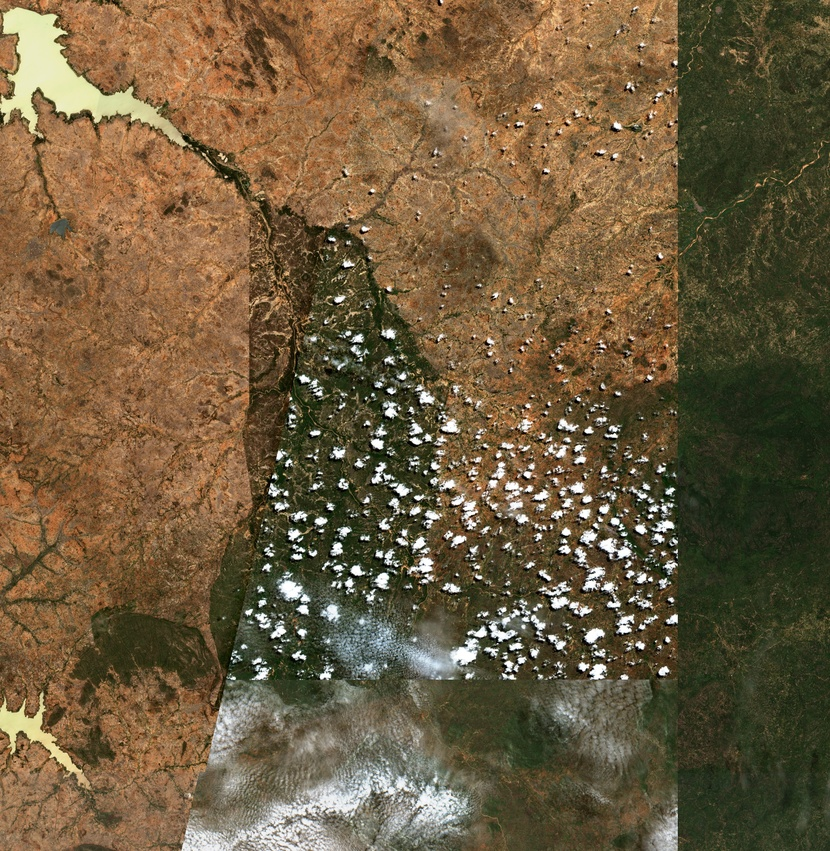
#> input picture images/colour1.jpeg, 830 x 851 px, shrunk from 2421 x 2482 before the run, found by its file name; its folder holds only this picture in this run
$ python classification.py
#> lines starting #> are read from the running program, lines starting #| are printed output that depends on the picture; after the words box and inside, x2 and y2 are one past the last pixel; in counts of white or black regions, pixels touching at a corner belong together
#> further down, image is the input picture: shape (851, 830, 3); mean B, G, R 62.6, 91.9, 110.3
import os
import cv2
import numpy as np
from skimage.feature import local_binary_pattern

# Define color thresholds
def classify_image(image):
    if image is None:
        print("Error: Image not loaded properly.")
        return 'unknown'

    # Convert image to HSV color space for better color recognition
    hsv_image = cv2.cvtColor(image, cv2.COLOR_BGR2HSV)
#> hsv_image: shape (851, 830, 3); mean H, S, V 25.3, 119.2, 112.1

    # Adjusted HSV color ranges for different environments
    green_range = ((35, 20, 20), (85, 255, 255))  # Rainforest (green, with lower brightness threshold)
    yellow_range = ((15, 40, 40), (35, 255, 255))  # Desert (yellow-tan, more sensitive)
    blue_range = ((85, 30, 30), (135, 255, 255))  # Ocean (expanded blue range)

    # Function to calculate percentage of pixels in a given color range
    def calculate_color_percentage(hsv_img, lower_bound, upper_bound):
#> called with lower_bound = (35, 20, 20), upper_bound = (85, 255, 255)
        mask = cv2.inRange(hsv_img, np.array(lower_bound), np.array(upper_bound))
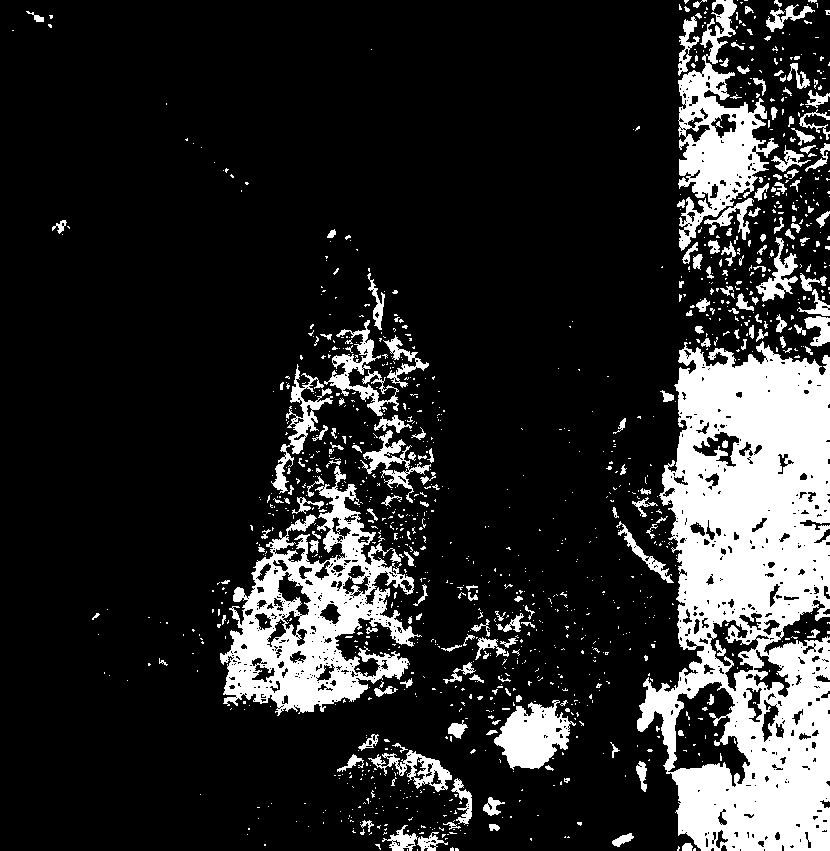
#> mask: shape (851, 830); 17.3% white; 1223 white regions (1032 under 20 px), largest, box (x1, y1, x2, y2) and area: (637, 341, 830, 851) 63396, (220, 466, 422, 716) 19259, (678, 0, 779, 251) 9216
        color_pixels = cv2.countNonZero(mask)
#> color_pixels = 121917
        total_pixels = hsv_img.shape[0] * hsv_img.shape[1]
#> total_pixels = 706330
        return (color_pixels / total_pixels) * 100

    # Calculate the percentage of each color
    green_percentage = calculate_color_percentage(hsv_image, *green_range)
#> green_percentage = 17.26
    yellow_percentage = calculate_color_percentage(hsv_image, *yellow_range)
#> call 2 of calculate_color_percentage, with lower_bound = (15, 40, 40), upper_bound = (35, 255, 255)
#> in calculate_color_percentage (call 2), `mask = cv2.inRange(hsv_img, np.array(lower_bound), np.array(upper_boun..`:
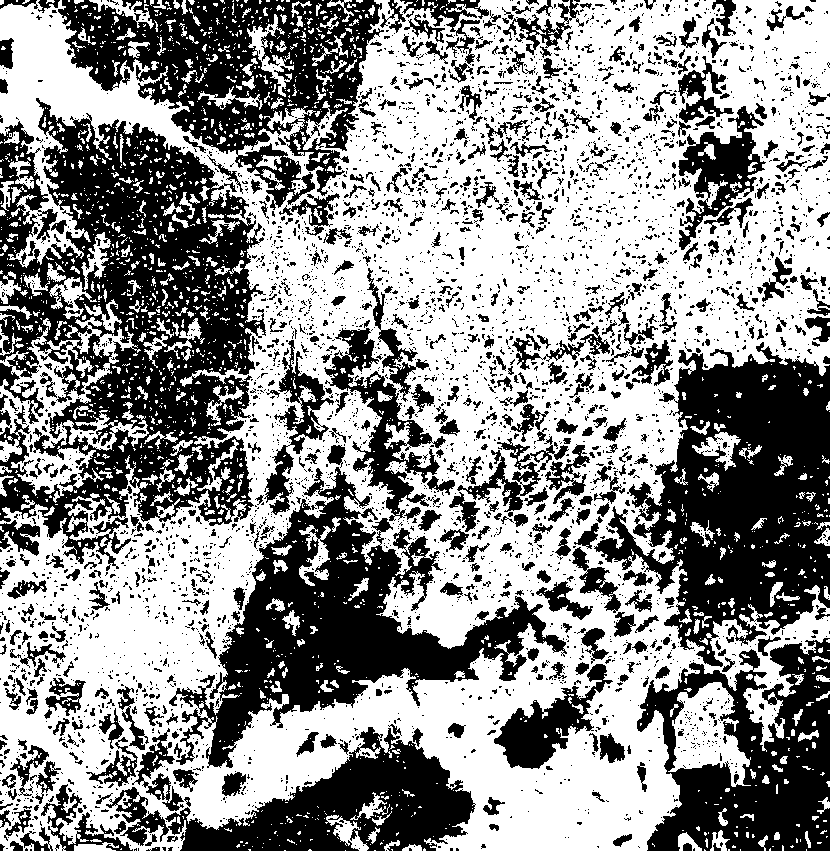
#> mask: shape (851, 830); 56.4% white; 4261 black regions (3642 under 20 px), largest, box (x1, y1, x2, y2) and area: (0, 98, 266, 571) 64811, (594, 342, 830, 667) 40582, (169, 467, 567, 768) 35719
#> in calculate_color_percentage (call 2), `color_pixels = cv2.countNonZero(mask)`: color_pixels = 398694
#> yellow_percentage = 56.45
    blue_percentage = calculate_color_percentage(hsv_image, *blue_range)
#> call 3 of calculate_color_percentage, with lower_bound = (85, 30, 30), upper_bound = (135, 255, 255)
#> in calculate_color_percentage (call 3), `mask = cv2.inRange(hsv_img, np.array(lower_bound), np.array(upper_boun..`:
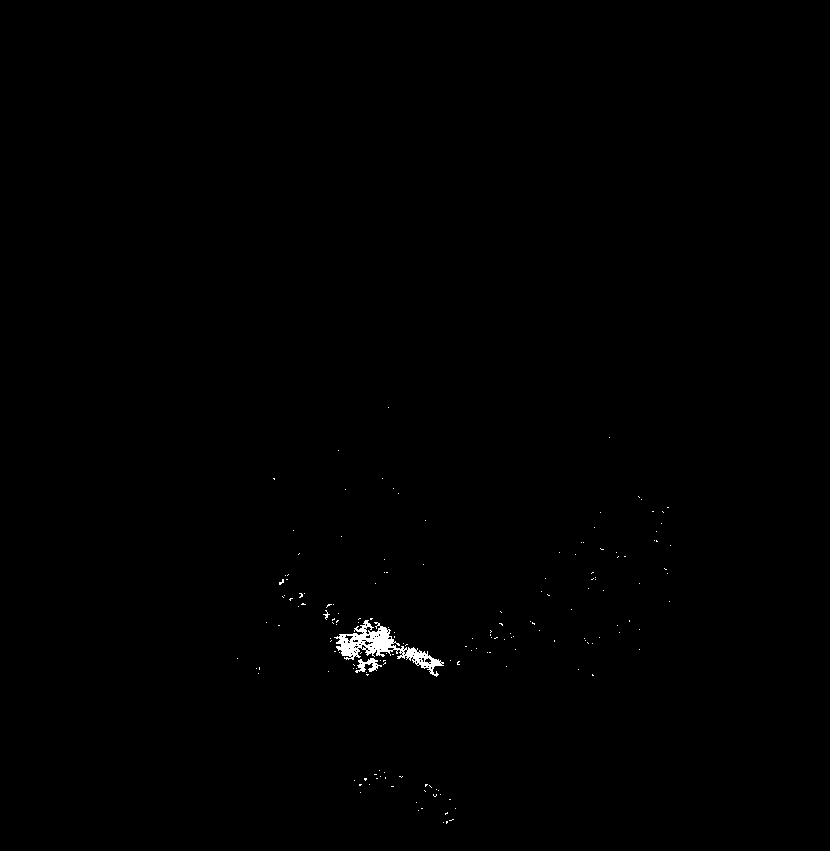
#> mask: shape (851, 830); 0.32% white; 167 white regions (164 under 20 px), largest, box (x1, y1, x2, y2) and area: (334, 620, 444, 677) 1723, (355, 658, 382, 673) 182, (323, 610, 330, 620) 22
#> in calculate_color_percentage (call 3), `color_pixels = cv2.countNonZero(mask)`: color_pixels = 2273
#> blue_percentage = 0.322

    # Texture Analysis using Local Binary Pattern (LBP)
    gray_image = cv2.cvtColor(image, cv2.COLOR_BGR2GRAY)
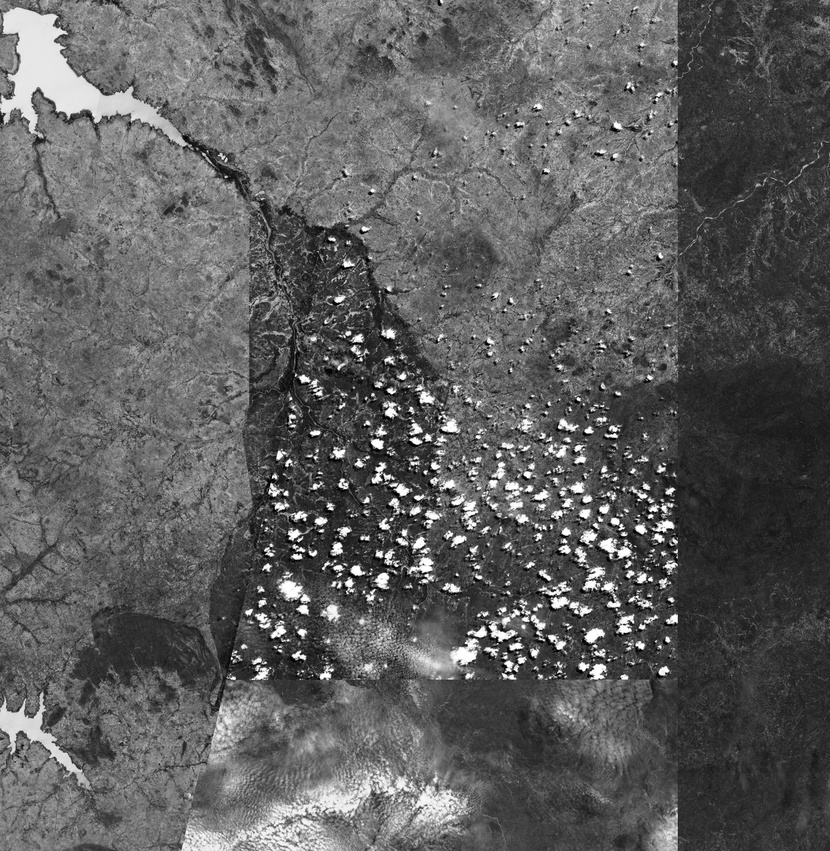
#> gray_image: shape (851, 830); min 0, max 255, mean 94.1
    lbp = local_binary_pattern(gray_image, P=8, R=1, method="uniform")
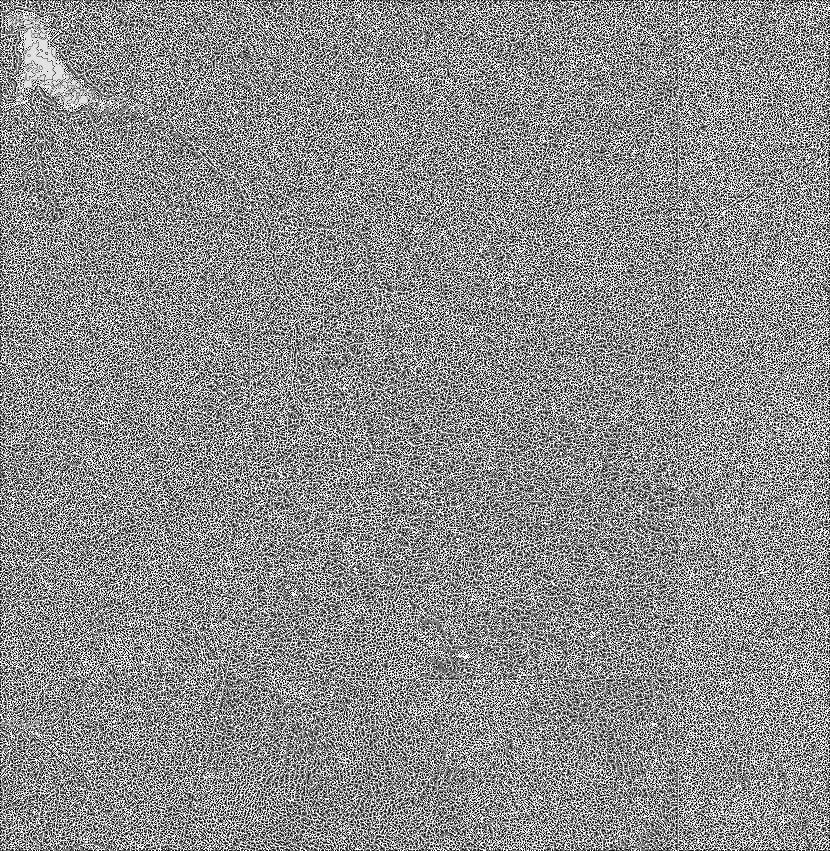
#> lbp: shape (851, 830) float64; min 0, max 9, mean 4.97; drawn with min black and max white
    (hist, _) = np.histogram(lbp.ravel(), bins=np.arange(0, 11), range=(0, 10))
#> hist = [65031, 66096, 53316, 64291, 67723, 62904, 55340, 68049, 78956, 124624]

    # Normalize the histogram
    hist = hist.astype("float")
    hist /= (hist.sum() + 1e-7)
#> hist = [0.0921, 0.0936, 0.0755, 0.091, 0.0959, 0.0891, 0.0783, 0.0963, 0.112, 0.176]

    # Threshold for texture classification (adjust based on texture data)
    if hist[0] > 0.5:  # Very smooth texture likely indicates desert
        texture_classification = 'desert'
    else:
        texture_classification = 'unknown'

    # Print out percentages for debugging
    print(f"Green: {green_percentage:.2f}%, Yellow: {yellow_percentage:.2f}%, Blue: {blue_percentage:.2f}%")
#| Green: 17.26%, Yellow: 56.45%, Blue: 0.32%
    print(f"Texture Classification: {texture_classification}")

    # Combine color and texture classification
    if green_percentage > 20:
        return 'rainforest'
    elif yellow_percentage > 20:
        return 'desert'
    elif blue_percentage > 20:
        return 'ocean'
    else:
        return texture_classification  # Fallback to texture classification if color is unclear

# Path to the images folder
images_folder = "/home/ashwin/ibmz/IBMZ2024/images"

# Iterate through the images in the folder
for image_file in os.listdir(images_folder):
    if image_file.endswith(('.png', '.jpg', '.jpeg')):  # Check if the file is an image
        image_path = os.path.join(images_folder, image_file)
        image = cv2.imread(image_path)

        # Check if the image was loaded successfully
        if image is None:
            print(f"Failed to load image: {image_file}")
            continue

        # Classify the image
        classification = classify_image(image)
#> classification = 'desert'

        # Output the result
        print(f"Image: {image_file} -> Category: {classification}")
#| Image: colour1.jpeg -> Category: desert


# /home/ashwin/ibmz/IBMZ2024/images

$ run again, on images/testImage2-sahel.jpeg
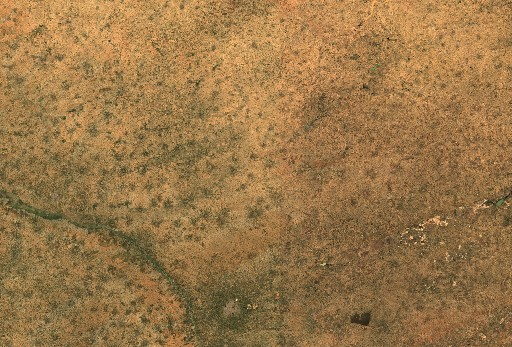
#> input picture images/testImage2-sahel.jpeg, 512 x 347 px, found by its file name
#> image is the input picture: shape (347, 512, 3); mean B, G, R 72.8, 118.9, 153.9
#> hsv_image: shape (347, 512, 3); mean H, S, V 17.3, 136.1, 153.9
#> in calculate_color_percentage, `mask = cv2.inRange(hsv_img, np.array(lower_bound), np.array(upper_boun..`:
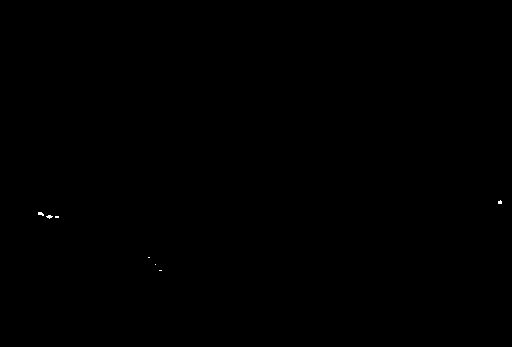
#> mask: shape (347, 512); 0.03% white in thin lines or dots, all inside (x1, y1, x2, y2) = (38, 200, 502, 271)
#> color_pixels = 60
#> green_percentage = 0.0338
#> mask: shape (347, 512); 97.8% white; 416 black regions (375 under 20 px), largest, box (x1, y1, x2, y2) and area: (414, 312, 455, 347) 534, (279, 0, 300, 21) 231, (305, 20, 327, 46) 141
#> yellow_percentage = 97.82
#> mask: shape (347, 512); every value is 0
#> blue_percentage = 0
#> in classify_image, `lbp = local_binary_pattern(gray_image, P=8, R=1, method="uniform")`:
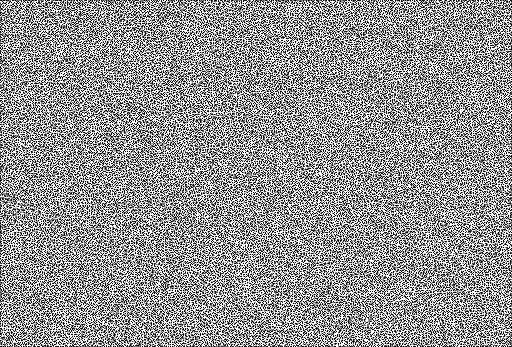
#> lbp: shape (347, 512) float64; min 0, max 9, mean 5.2; drawn with min black and max white
#> in classify_image, `(hist, _) = np.histogram(lbp.ravel(), bins=np.arange(0, 11), range=(0,..`: hist = [26546, 19899, 9513, 7813, 6888, 8549, 9990, 19254, 26651, 42561]
#> in classify_image, `hist /= (hist.sum() + 1e-7)`: hist = [0.149, 0.112, 0.0535, 0.044, 0.0388, 0.0481, 0.0562, 0.108, 0.15, 0.24]
#| Green: 0.03%, Yellow: 97.82%, Blue: 0.00%
#> classification = 'desert'
#| Image: testImage2-sahel.jpeg -> Category: desert
